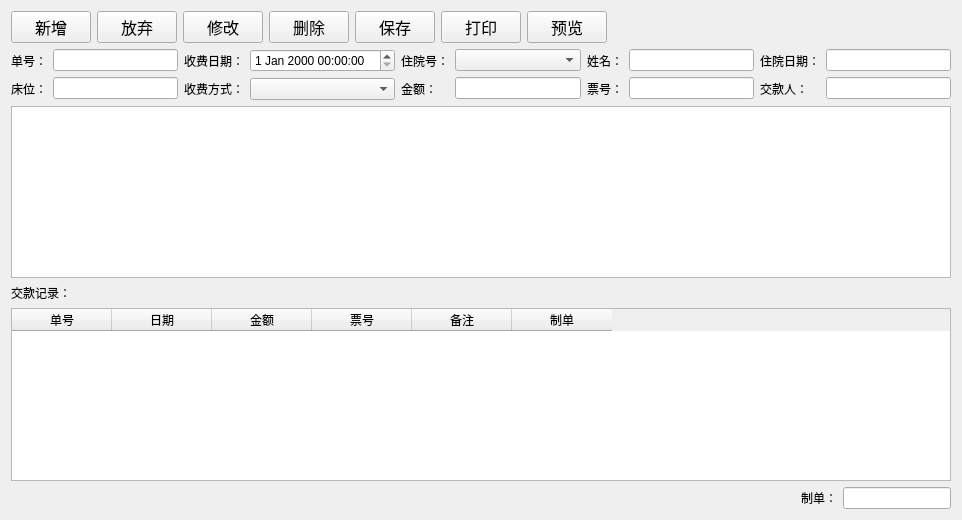
<?xml version="1.0" encoding="UTF-8"?>
<ui version="4.0">
 <class>HospitalisationPay</class>
 <widget class="QWidget" name="HospitalisationPay">
  <property name="geometry">
   <rect>
    <x>0</x>
    <y>0</y>
    <width>962</width>
    <height>520</height>
   </rect>
  </property>
  <property name="windowTitle">
   <string>住院交押金</string>
  </property>
  <layout class="QVBoxLayout" name="verticalLayout_11">
   <item>
    <layout class="QHBoxLayout" name="horizontalLayout_14">
     <item>
      <widget class="QPushButton" name="addButton">
       <property name="sizePolicy">
        <sizepolicy hsizetype="Fixed" vsizetype="Fixed">
         <horstretch>0</horstretch>
         <verstretch>0</verstretch>
        </sizepolicy>
       </property>
       <property name="font">
        <font>
         <family>Agency FB</family>
         <pointsize>12</pointsize>
        </font>
       </property>
       <property name="text">
        <string>新增</string>
       </property>
      </widget>
     </item>
     <item>
      <widget class="QPushButton" name="discardButton">
       <property name="sizePolicy">
        <sizepolicy hsizetype="Fixed" vsizetype="Fixed">
         <horstretch>0</horstretch>
         <verstretch>0</verstretch>
        </sizepolicy>
       </property>
       <property name="font">
        <font>
         <family>Agency FB</family>
         <pointsize>12</pointsize>
        </font>
       </property>
       <property name="text">
        <string>放弃</string>
       </property>
      </widget>
     </item>
     <item>
      <widget class="QPushButton" name="editButton">
       <property name="sizePolicy">
        <sizepolicy hsizetype="Fixed" vsizetype="Fixed">
         <horstretch>0</horstretch>
         <verstretch>0</verstretch>
        </sizepolicy>
       </property>
       <property name="font">
        <font>
         <family>Agency FB</family>
         <pointsize>12</pointsize>
        </font>
       </property>
       <property name="text">
        <string>修改</string>
       </property>
      </widget>
     </item>
     <item>
      <widget class="QPushButton" name="deleteButton">
       <property name="sizePolicy">
        <sizepolicy hsizetype="Fixed" vsizetype="Fixed">
         <horstretch>0</horstretch>
         <verstretch>0</verstretch>
        </sizepolicy>
       </property>
       <property name="font">
        <font>
         <family>Agency FB</family>
         <pointsize>12</pointsize>
        </font>
       </property>
       <property name="text">
        <string>删除</string>
       </property>
      </widget>
     </item>
     <item>
      <widget class="QPushButton" name="saveButton">
       <property name="sizePolicy">
        <sizepolicy hsizetype="Fixed" vsizetype="Fixed">
         <horstretch>0</horstretch>
         <verstretch>0</verstretch>
        </sizepolicy>
       </property>
       <property name="font">
        <font>
         <family>Agency FB</family>
         <pointsize>12</pointsize>
        </font>
       </property>
       <property name="text">
        <string>保存</string>
       </property>
      </widget>
     </item>
     <item>
      <widget class="QPushButton" name="printButton">
       <property name="sizePolicy">
        <sizepolicy hsizetype="Fixed" vsizetype="Fixed">
         <horstretch>0</horstretch>
         <verstretch>0</verstretch>
        </sizepolicy>
       </property>
       <property name="font">
        <font>
         <family>Agency FB</family>
         <pointsize>12</pointsize>
        </font>
       </property>
       <property name="text">
        <string>打印</string>
       </property>
      </widget>
     </item>
     <item>
      <widget class="QPushButton" name="previewButton">
       <property name="sizePolicy">
        <sizepolicy hsizetype="Fixed" vsizetype="Fixed">
         <horstretch>0</horstretch>
         <verstretch>0</verstretch>
        </sizepolicy>
       </property>
       <property name="font">
        <font>
         <family>Agency FB</family>
         <pointsize>12</pointsize>
        </font>
       </property>
       <property name="text">
        <string>预览</string>
       </property>
      </widget>
     </item>
     <item>
      <spacer name="horizontalSpacer_2">
       <property name="orientation">
        <enum>Qt::Horizontal</enum>
       </property>
       <property name="sizeHint" stdset="0">
        <size>
         <width>40</width>
         <height>20</height>
        </size>
       </property>
      </spacer>
     </item>
    </layout>
   </item>
   <item>
    <layout class="QHBoxLayout" name="horizontalLayout">
     <item>
      <layout class="QVBoxLayout" name="verticalLayout">
       <item>
        <widget class="QLabel" name="label">
         <property name="text">
          <string>单号：</string>
         </property>
        </widget>
       </item>
       <item>
        <widget class="QLabel" name="label_6">
         <property name="text">
          <string>床位：</string>
         </property>
        </widget>
       </item>
      </layout>
     </item>
     <item>
      <layout class="QVBoxLayout" name="verticalLayout_2">
       <item>
        <widget class="QLineEdit" name="sheetNoEdit">
         <property name="sizePolicy">
          <sizepolicy hsizetype="Expanding" vsizetype="Fixed">
           <horstretch>0</horstretch>
           <verstretch>0</verstretch>
          </sizepolicy>
         </property>
        </widget>
       </item>
       <item>
        <widget class="QLineEdit" name="bedEdit"/>
       </item>
      </layout>
     </item>
     <item>
      <layout class="QVBoxLayout" name="verticalLayout_3">
       <item>
        <widget class="QLabel" name="label_2">
         <property name="text">
          <string>收费日期：</string>
         </property>
        </widget>
       </item>
       <item>
        <widget class="QLabel" name="label_7">
         <property name="text">
          <string>收费方式：</string>
         </property>
        </widget>
       </item>
      </layout>
     </item>
     <item>
      <layout class="QVBoxLayout" name="verticalLayout_4">
       <item>
        <widget class="QDateTimeEdit" name="dateTimeEdit">
         <property name="sizePolicy">
          <sizepolicy hsizetype="Fixed" vsizetype="Fixed">
           <horstretch>0</horstretch>
           <verstretch>0</verstretch>
          </sizepolicy>
         </property>
        </widget>
       </item>
       <item>
        <widget class="QComboBox" name="chargemethodcomboBox">
         <property name="sizePolicy">
          <sizepolicy hsizetype="Expanding" vsizetype="Fixed">
           <horstretch>0</horstretch>
           <verstretch>0</verstretch>
          </sizepolicy>
         </property>
        </widget>
       </item>
      </layout>
     </item>
     <item>
      <layout class="QVBoxLayout" name="verticalLayout_5">
       <item>
        <widget class="QLabel" name="label_3">
         <property name="sizePolicy">
          <sizepolicy hsizetype="Fixed" vsizetype="Preferred">
           <horstretch>0</horstretch>
           <verstretch>0</verstretch>
          </sizepolicy>
         </property>
         <property name="text">
          <string>住院号：</string>
         </property>
        </widget>
       </item>
       <item>
        <widget class="QLabel" name="label_8">
         <property name="text">
          <string>金额：</string>
         </property>
        </widget>
       </item>
      </layout>
     </item>
     <item>
      <layout class="QVBoxLayout" name="verticalLayout_6">
       <item>
        <widget class="QComboBox" name="hospitalNocomboBox">
         <property name="sizePolicy">
          <sizepolicy hsizetype="Expanding" vsizetype="Fixed">
           <horstretch>0</horstretch>
           <verstretch>0</verstretch>
          </sizepolicy>
         </property>
        </widget>
       </item>
       <item>
        <widget class="QLineEdit" name="amountEdit"/>
       </item>
      </layout>
     </item>
     <item>
      <layout class="QVBoxLayout" name="verticalLayout_7">
       <item>
        <widget class="QLabel" name="label_4">
         <property name="text">
          <string>姓名：</string>
         </property>
        </widget>
       </item>
       <item>
        <widget class="QLabel" name="label_9">
         <property name="text">
          <string>票号：</string>
         </property>
        </widget>
       </item>
      </layout>
     </item>
     <item>
      <layout class="QVBoxLayout" name="verticalLayout_8">
       <item>
        <widget class="QLineEdit" name="nameEdit"/>
       </item>
       <item>
        <widget class="QLineEdit" name="lineEdit_6"/>
       </item>
      </layout>
     </item>
     <item>
      <layout class="QVBoxLayout" name="verticalLayout_9">
       <item>
        <widget class="QLabel" name="label_5">
         <property name="text">
          <string>住院日期：</string>
         </property>
        </widget>
       </item>
       <item>
        <widget class="QLabel" name="label_12">
         <property name="text">
          <string>交款人：</string>
         </property>
        </widget>
       </item>
      </layout>
     </item>
     <item>
      <layout class="QVBoxLayout" name="verticalLayout_10">
       <item>
        <widget class="QLineEdit" name="registrydateEdit"/>
       </item>
       <item>
        <widget class="QLineEdit" name="payerEdit"/>
       </item>
      </layout>
     </item>
    </layout>
   </item>
   <item>
    <widget class="QTextEdit" name="remarkEdit">
     <property name="font">
      <font>
       <family>Agency FB</family>
       <pointsize>12</pointsize>
      </font>
     </property>
    </widget>
   </item>
   <item>
    <widget class="QLabel" name="label_10">
     <property name="sizePolicy">
      <sizepolicy hsizetype="Fixed" vsizetype="Preferred">
       <horstretch>0</horstretch>
       <verstretch>0</verstretch>
      </sizepolicy>
     </property>
     <property name="text">
      <string>交款记录：</string>
     </property>
    </widget>
   </item>
   <item>
    <widget class="QTableWidget" name="tableWidget">
     <column>
      <property name="text">
       <string>单号</string>
      </property>
     </column>
     <column>
      <property name="text">
       <string>日期</string>
      </property>
     </column>
     <column>
      <property name="text">
       <string>金额</string>
      </property>
     </column>
     <column>
      <property name="text">
       <string>票号</string>
      </property>
     </column>
     <column>
      <property name="text">
       <string>备注</string>
      </property>
     </column>
     <column>
      <property name="text">
       <string>制单</string>
      </property>
     </column>
    </widget>
   </item>
   <item>
    <layout class="QHBoxLayout" name="horizontalLayout_13">
     <item>
      <spacer name="horizontalSpacer">
       <property name="orientation">
        <enum>Qt::Horizontal</enum>
       </property>
       <property name="sizeHint" stdset="0">
        <size>
         <width>40</width>
         <height>20</height>
        </size>
       </property>
      </spacer>
     </item>
     <item>
      <widget class="QLabel" name="label_11">
       <property name="text">
        <string>制单：</string>
       </property>
      </widget>
     </item>
     <item>
      <widget class="QLineEdit" name="sheetmakerEdit">
       <property name="sizePolicy">
        <sizepolicy hsizetype="Fixed" vsizetype="Fixed">
         <horstretch>0</horstretch>
         <verstretch>0</verstretch>
        </sizepolicy>
       </property>
      </widget>
     </item>
    </layout>
   </item>
  </layout>
  <zorder>amountEdit</zorder>
  <zorder>label_8</zorder>
  <zorder>nameEdit</zorder>
 </widget>
 <layoutdefault spacing="6" margin="11"/>
 <resources/>
 <connections/>
</ui>
